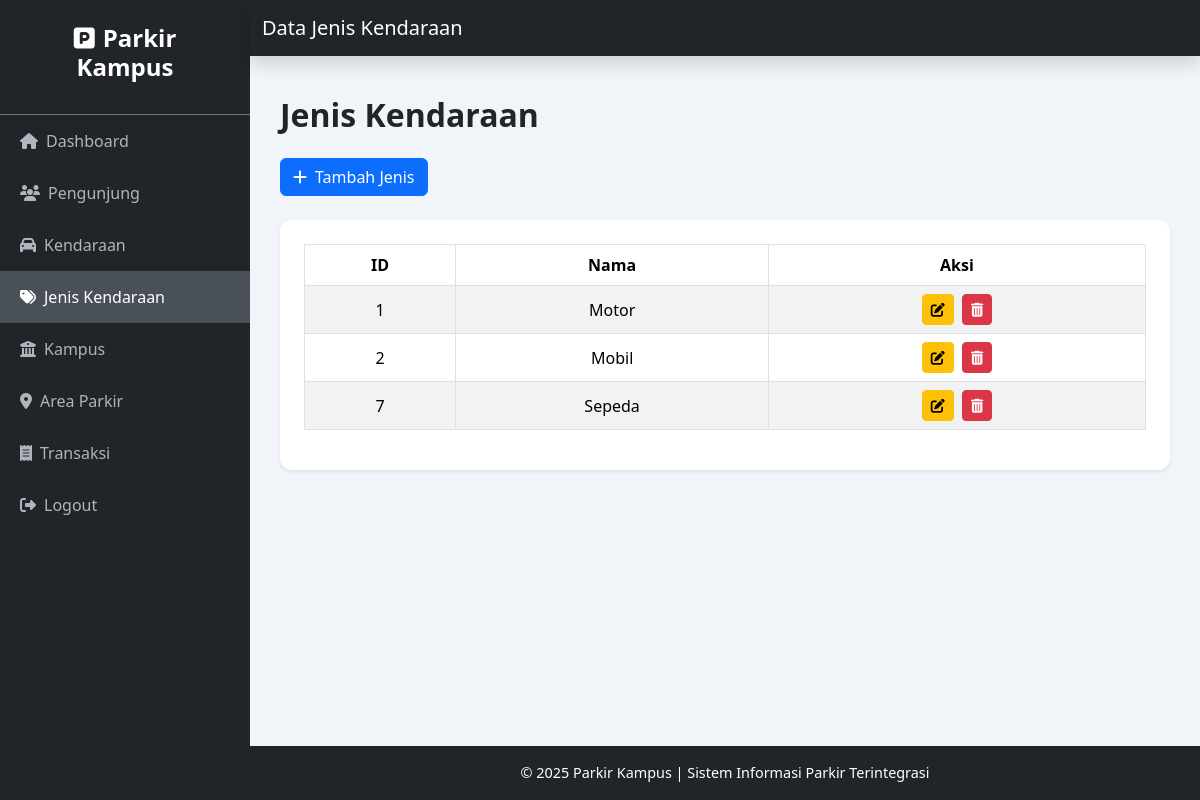
/admin/jenis/index.php, run on the app's committed database.
### tables this page shows
CREATE TABLE `jenis` (
  `id` int(11) NOT NULL,
  `nama` varchar(20) DEFAULT NULL,
  `biaya` int(11) NOT NULL DEFAULT 0
);

### admin/jenis/index.php (the view, shortened to what this page needs)
<?php include '../config/koneksi.php'; ?>
<!DOCTYPE html>
<html lang="id">
<head>
  <link href="https://cdn.jsdelivr.net/npm/bootstrap@5.3.3/dist/css/bootstrap.min.css" rel="stylesheet">
  <link rel="stylesheet" href="https://cdnjs.cloudflare.com/ajax/libs/font-awesome/6.5.0/css/all.min.css">
</head>
<body>
<div class="sidebar">
  <div class="p-4 text-center border-bottom border-secondary">
    <h4><i class="fas fa-parking me-2"></i>Parkir Kampus</h4>
  </div>
  <a href="../adminlte/admin.php"><i class="fas fa-home me-2"></i>Dashboard</a>
  <a href="../pengunjung/index.php"><i class="fas fa-users me-2"></i>Pengunjung</a>
  <a href="../kendaraan/index.php"><i class="fas fa-car me-2"></i>Kendaraan</a>
  <a href="index.php" class="active"><i class="fas fa-tags me-2"></i>Jenis Kendaraan</a>
  <a href="../Kampus/index.php"><i class="fas fa-university me-2"></i>Kampus</a>
  <a href="../area_parkir/index.php"><i class="fas fa-map-marker-alt me-2"></i>Area Parkir</a>
  <a href="../transaksi/index.php"><i class="fas fa-receipt me-2"></i>Transaksi</a>
  <a href="../logout/index.php"><i class="fas fa-sign-out-alt me-2"></i>Logout</a>
</div>
<nav class="navbar navbar-expand-lg navbar-dark bg-dark sticky-top shadow">
  <div class="container-fluid">
    <span class="navbar-brand">Data Jenis Kendaraan</span>
  </div>
</nav>
<div class="content">
  <h2 class="fw-bold mb-4">Jenis Kendaraan</h2>
  <a href="tambah.php" class="btn btn-primary mb-4"><i class="fas fa-plus me-2"></i>Tambah Jenis</a>
  <div class="card shadow-sm p-4">
    <div class="table-responsive">
      <table class="table table-bordered table-hover table-striped align-middle text-center">
        <thead>
          <tr>
            <th>ID</th>
            <th>Nama</th>
            <th>Aksi</th>
          </tr>
        </thead>
        <tbody>
          <?php
          if (isset($koneksi) && $koneksi) {
            $result = $koneksi->query("SELECT * FROM jenis");
            while ($row = $result->fetch_assoc()) {
              echo "<tr>
                  <td class='text-center'>" . htmlspecialchars($row['id']) . "</td>
                  <td>" . htmlspecialchars($row['nama']) . "</td>
                  <td class='text-center'>
                    <a href='edit.php?id=" . urlencode($row['id']) . "' class='btn btn-warning btn-sm me-1'><i class='fas fa-edit'></i></a>
                    <a href='hapus.php?id=" . urlencode($row['id']) . "' class='btn btn-danger btn-sm' onclick=\"return confirm('Yakin ingin menghapus data ini?');\"><i class='fas fa-trash-alt'></i></a>
                  </td>
                </tr>";
            }
          } else {
            echo "<tr><td colspan='3' class='text-center text-muted'>Belum ada data jenis kendaraan.</td></tr>";
          }
          ?>
        </tbody>
      </table>
    </div>
  </div>
</div>
<footer>
  <div class="container">
    <span>&copy; <?= date('Y') ?> Parkir Kampus | Sistem Informasi Parkir Terintegrasi</span>
  </div>
</footer>
</body>
</html>

### admin/jenis/index.php (style rules this page uses)
body { background-color: #f1f4f9; position: relative; min-height: 100vh; padding-bottom: 80px; }
.sidebar { width: 250px; min-height: 100vh; background-color: #212529; position: fixed; color: #fff; }
.sidebar h4 { font-weight: bold; }
.sidebar a { color: #adb5bd; display: block; padding: 14px 20px; text-decoration: none; transition: all 0.2s; }
.sidebar a:hover, .sidebar a.active { background-color: #495057; color: #fff; }
.content { margin-left: 250px; padding: 40px 30px; }
.navbar { margin-left: 250px; }
.table thead { background-color: #343a40; color: #fff; }
.card { border: none; border-radius: 12px; }
footer { position: fixed; bottom: 0; left: 250px; right: 0; background-color: #212529; color: #fff; text-align: center; padding: 16px 0; font-size: 0.9rem; }

### data on the page
jenis: id "1", nama "Motor"
jenis: id "2", nama "Mobil"
jenis: id "7", nama "Sepeda"
